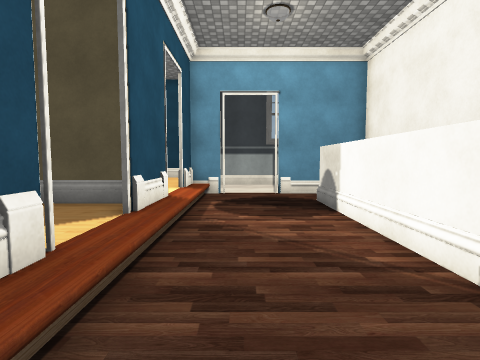
view 1 (above)

17 first-person views from a walk through a Unity game level. The camera is 1.5 m above the floor, tilts 4° down and sees 80° across. The floor is counted in squares, 1 m on a side. Each view is taken from the middle of a square. On the plan, view 1 faces up. The plan holds only what a view shows up to about 14 squares ahead; the rest is blank. The place goes on beyond the plan. The player character is not drawn. Door leaves are left out, so doorways stand open. Some surface patterns are stand-ins.

view 2
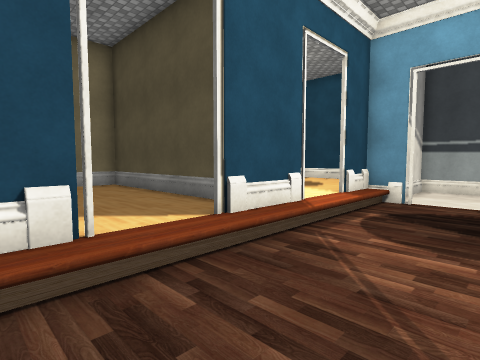

view 3
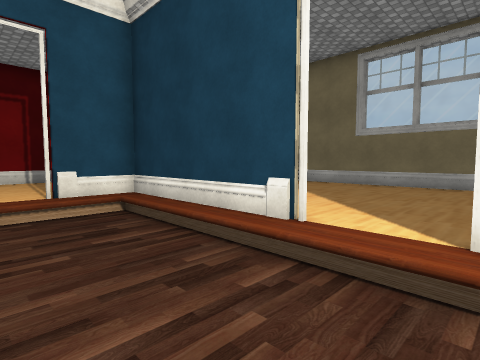

view 4
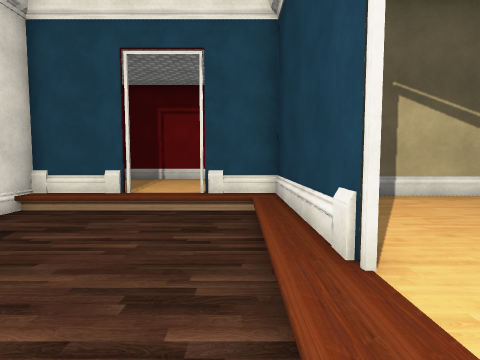

view 5
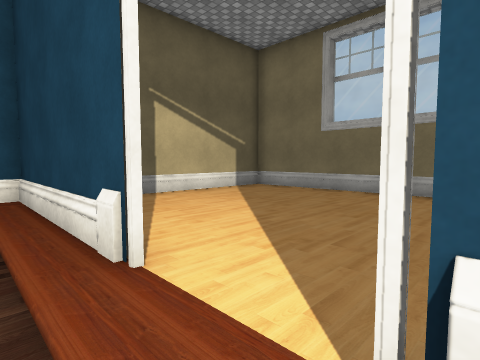

view 6
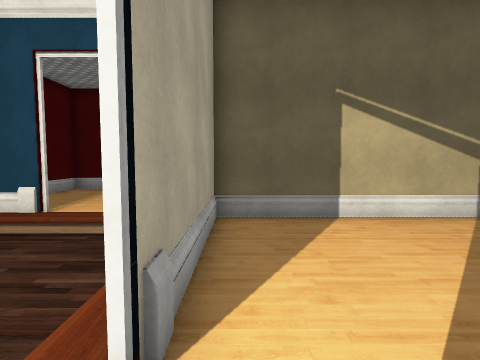

view 7
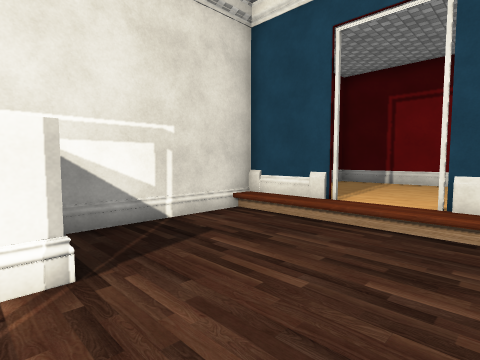

view 8
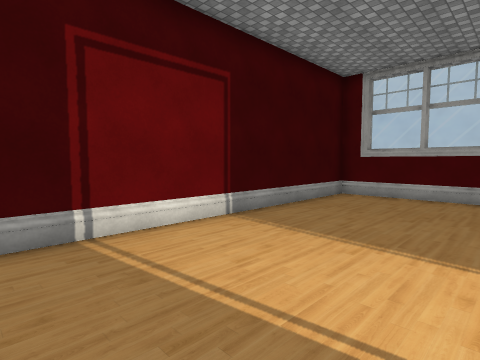

view 9
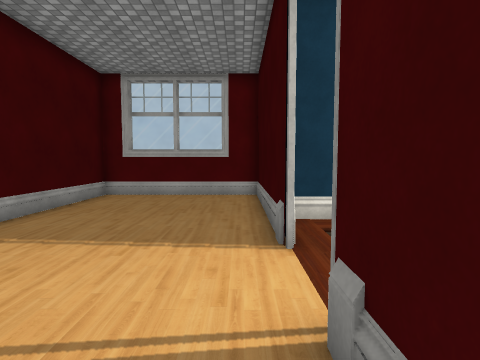

view 10
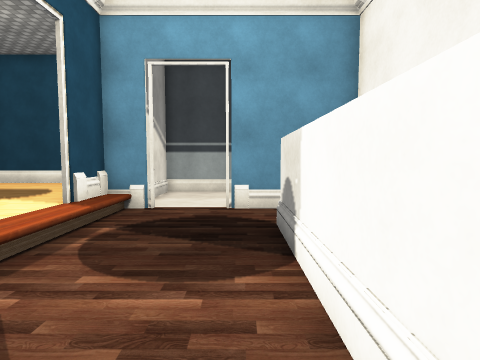

view 11
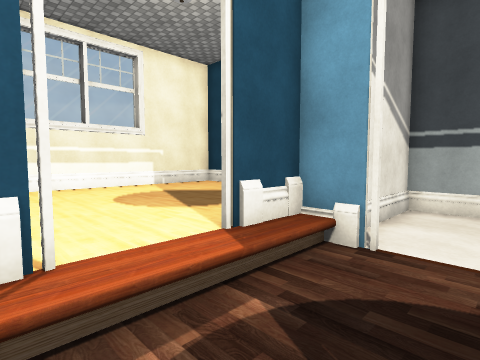

view 12
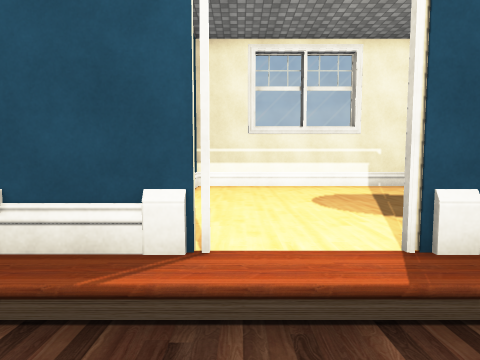

view 13
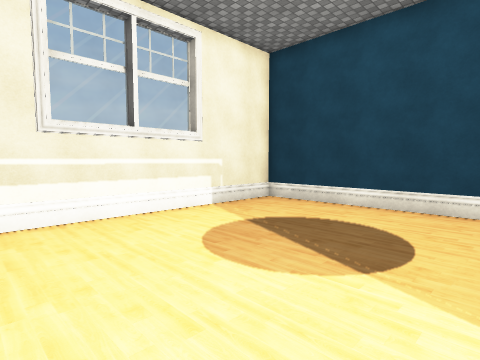

view 14
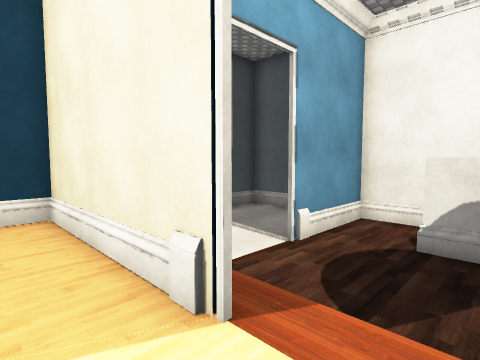

view 15
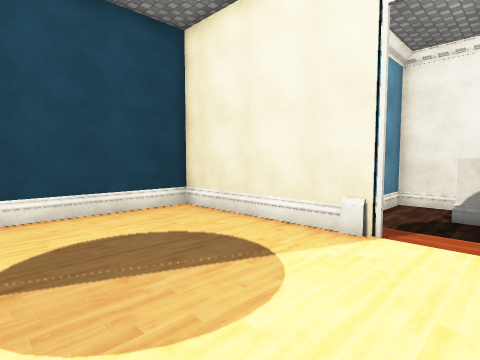

view 16
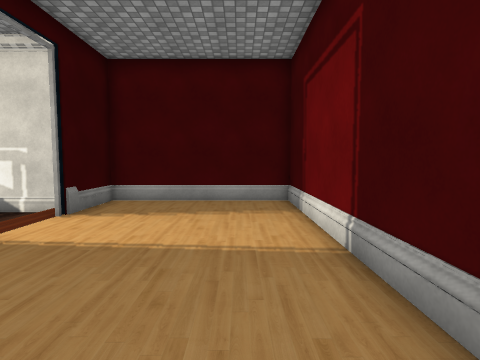

view 17
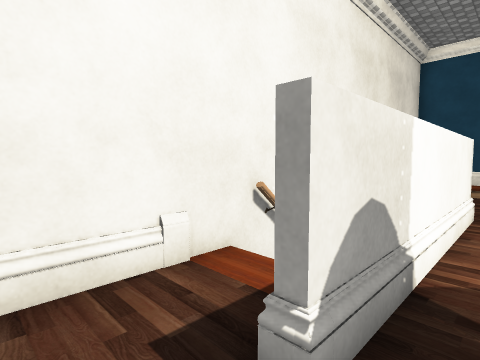

### Floor plan
Key: @ floor where view 1 was taken; # wall or solid block; . main floor; - floor 0.5 m lower than the main floor; / step, stairs or slope; D open door; = window, fence, low wall or low ledge; v drop or lower ground.
Columns run from 11 left of view 1 to 6 right of it. Each row starts with its distance up from view 1.
 18          ###     v
 17 ##########       #
 16 #........#       #
 15 #........#
 14 #........#
 13 #........#DDD####v
 12 #........#-----  #
 11 #........D-DD--  #
 10 #........DDDD-#--#
  9 #........D----#--#
  8 #........#----# =v
  7 ##########----#  #
  6 #........#----#
  5 #........D----#
  4 #........D----#
  3 #........D----/
  2 #........#-  -   #
  1 #........#-      #
  0 #........#-@     #
 -1 #........#-      #
 -2 #........#///////#
 -3 #  ####DD##DDD###v
 -4     #............#
 -5     #............#
 -6    D#............#
 -7     #............#
 -8     #............#
 -9     #............#
-10     #############v

Where each view was taken, in squares from view 1:
view 1: 0 up, 0 right, facing up
view 2: 2 up, 2 right, facing up-left
view 3: 6 up, 2 right, facing down-left
view 4: 6 up, 1 left, facing down
view 5: 6 up, 1 left, facing down-left
view 6: 5 up, 3 left, facing down
view 7: 4 up, 1 left, facing down-right
view 8: 4 down, 5 right, facing down-left
view 9: 4 down, 5 right, facing left
view 10: 4 up, 2 right, facing up
view 11: 8 up, 1 right, facing up-left
view 12: 9 up, 1 right, facing left
view 13: 8 up, 3 left, facing up-left
view 14: 9 up, 4 left, facing up-right
view 15: 9 up, 8 left, facing up-right
view 16: 8 down, 5 left, facing right
view 17: 12 up, 2 right, facing down-right
